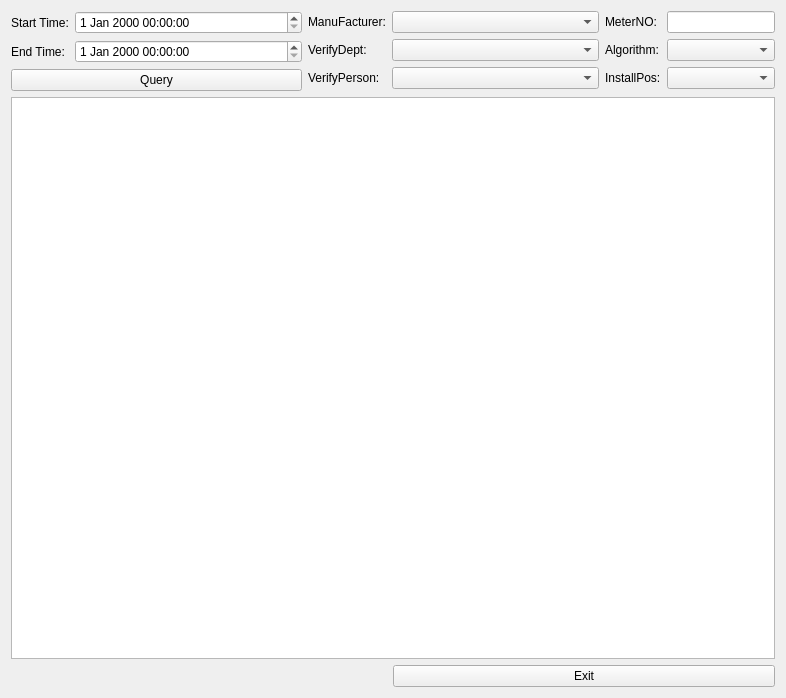
<?xml version="1.0" encoding="UTF-8"?>
<ui version="4.0">
 <class>CalcResultDlgClass</class>
 <widget class="QWidget" name="CalcResultDlgClass">
  <property name="geometry">
   <rect>
    <x>0</x>
    <y>0</y>
    <width>786</width>
    <height>698</height>
   </rect>
  </property>
  <property name="windowTitle">
   <string>Calculator Verify Result</string>
  </property>
  <layout class="QGridLayout" name="gridLayout_4">
   <item row="0" column="0">
    <layout class="QVBoxLayout" name="verticalLayout">
     <item>
      <layout class="QGridLayout" name="gridLayout">
       <item row="0" column="0">
        <widget class="QLabel" name="label">
         <property name="sizePolicy">
          <sizepolicy hsizetype="Fixed" vsizetype="Preferred">
           <horstretch>0</horstretch>
           <verstretch>0</verstretch>
          </sizepolicy>
         </property>
         <property name="text">
          <string>Start Time:</string>
         </property>
        </widget>
       </item>
       <item row="0" column="1">
        <widget class="QDateTimeEdit" name="startDateTime"/>
       </item>
       <item row="1" column="0">
        <widget class="QLabel" name="label_2">
         <property name="sizePolicy">
          <sizepolicy hsizetype="Fixed" vsizetype="Preferred">
           <horstretch>0</horstretch>
           <verstretch>0</verstretch>
          </sizepolicy>
         </property>
         <property name="text">
          <string>End Time:</string>
         </property>
        </widget>
       </item>
       <item row="1" column="1">
        <widget class="QDateTimeEdit" name="endDateTime"/>
       </item>
      </layout>
     </item>
     <item>
      <widget class="QPushButton" name="btnQuery">
       <property name="sizePolicy">
        <sizepolicy hsizetype="Preferred" vsizetype="Fixed">
         <horstretch>0</horstretch>
         <verstretch>0</verstretch>
        </sizepolicy>
       </property>
       <property name="text">
        <string>Query</string>
       </property>
      </widget>
     </item>
    </layout>
   </item>
   <item row="0" column="1">
    <layout class="QGridLayout" name="gridLayout_2">
     <item row="0" column="0">
      <widget class="QLabel" name="label_4">
       <property name="sizePolicy">
        <sizepolicy hsizetype="Fixed" vsizetype="Preferred">
         <horstretch>0</horstretch>
         <verstretch>0</verstretch>
        </sizepolicy>
       </property>
       <property name="text">
        <string>ManuFacturer:</string>
       </property>
      </widget>
     </item>
     <item row="0" column="1">
      <widget class="QComboBox" name="cmbManufactDept">
       <property name="sizePolicy">
        <sizepolicy hsizetype="Preferred" vsizetype="Fixed">
         <horstretch>0</horstretch>
         <verstretch>0</verstretch>
        </sizepolicy>
       </property>
      </widget>
     </item>
     <item row="1" column="0">
      <widget class="QLabel" name="label_5">
       <property name="sizePolicy">
        <sizepolicy hsizetype="Fixed" vsizetype="Preferred">
         <horstretch>0</horstretch>
         <verstretch>0</verstretch>
        </sizepolicy>
       </property>
       <property name="text">
        <string>VerifyDept:</string>
       </property>
      </widget>
     </item>
     <item row="1" column="1">
      <widget class="QComboBox" name="cmbVerifyDept">
       <property name="sizePolicy">
        <sizepolicy hsizetype="Preferred" vsizetype="Fixed">
         <horstretch>0</horstretch>
         <verstretch>0</verstretch>
        </sizepolicy>
       </property>
      </widget>
     </item>
     <item row="2" column="0">
      <widget class="QLabel" name="label_3">
       <property name="sizePolicy">
        <sizepolicy hsizetype="Preferred" vsizetype="Preferred">
         <horstretch>0</horstretch>
         <verstretch>0</verstretch>
        </sizepolicy>
       </property>
       <property name="text">
        <string>VerifyPerson:</string>
       </property>
      </widget>
     </item>
     <item row="2" column="1">
      <widget class="QComboBox" name="cmbVerifyPerson">
       <property name="sizePolicy">
        <sizepolicy hsizetype="Preferred" vsizetype="Fixed">
         <horstretch>0</horstretch>
         <verstretch>0</verstretch>
        </sizepolicy>
       </property>
      </widget>
     </item>
    </layout>
   </item>
   <item row="0" column="2">
    <layout class="QGridLayout" name="gridLayout_3">
     <item row="0" column="0">
      <widget class="QLabel" name="label_6">
       <property name="sizePolicy">
        <sizepolicy hsizetype="Fixed" vsizetype="Fixed">
         <horstretch>0</horstretch>
         <verstretch>0</verstretch>
        </sizepolicy>
       </property>
       <property name="text">
        <string>MeterNO:</string>
       </property>
      </widget>
     </item>
     <item row="0" column="1">
      <widget class="QLineEdit" name="lnEditMeterNO">
       <property name="sizePolicy">
        <sizepolicy hsizetype="Fixed" vsizetype="Fixed">
         <horstretch>0</horstretch>
         <verstretch>0</verstretch>
        </sizepolicy>
       </property>
      </widget>
     </item>
     <item row="1" column="0">
      <widget class="QLabel" name="label_7">
       <property name="sizePolicy">
        <sizepolicy hsizetype="Fixed" vsizetype="Preferred">
         <horstretch>0</horstretch>
         <verstretch>0</verstretch>
        </sizepolicy>
       </property>
       <property name="text">
        <string>Algorithm:</string>
       </property>
      </widget>
     </item>
     <item row="1" column="1">
      <widget class="QComboBox" name="cmbAlgorithm">
       <property name="sizePolicy">
        <sizepolicy hsizetype="Preferred" vsizetype="Fixed">
         <horstretch>0</horstretch>
         <verstretch>0</verstretch>
        </sizepolicy>
       </property>
       <property name="currentIndex">
        <number>2</number>
       </property>
       <item>
        <property name="text">
         <string>EnthalpyDiff</string>
        </property>
       </item>
       <item>
        <property name="text">
         <string>KCoe</string>
        </property>
       </item>
       <item>
        <property name="text">
         <string/>
        </property>
       </item>
      </widget>
     </item>
     <item row="2" column="0">
      <widget class="QLabel" name="label_8">
       <property name="sizePolicy">
        <sizepolicy hsizetype="Fixed" vsizetype="Preferred">
         <horstretch>0</horstretch>
         <verstretch>0</verstretch>
        </sizepolicy>
       </property>
       <property name="text">
        <string>InstallPos:</string>
       </property>
      </widget>
     </item>
     <item row="2" column="1">
      <widget class="QComboBox" name="cmbInstallPos">
       <property name="sizePolicy">
        <sizepolicy hsizetype="Preferred" vsizetype="Fixed">
         <horstretch>0</horstretch>
         <verstretch>0</verstretch>
        </sizepolicy>
       </property>
       <property name="currentIndex">
        <number>2</number>
       </property>
       <item>
        <property name="text">
         <string>In</string>
        </property>
       </item>
       <item>
        <property name="text">
         <string>Out</string>
        </property>
       </item>
       <item>
        <property name="text">
         <string/>
        </property>
       </item>
      </widget>
     </item>
    </layout>
   </item>
   <item row="1" column="0" colspan="3">
    <widget class="QTableView" name="tableView"/>
   </item>
   <item row="2" column="0" colspan="3">
    <layout class="QHBoxLayout" name="horizontalLayout_5">
     <item>
      <layout class="QHBoxLayout" name="horizontalLayout"/>
     </item>
     <item>
      <spacer name="horizontalSpacer_2">
       <property name="orientation">
        <enum>Qt::Horizontal</enum>
       </property>
       <property name="sizeHint" stdset="0">
        <size>
         <width>231</width>
         <height>20</height>
        </size>
       </property>
      </spacer>
     </item>
     <item>
      <widget class="QPushButton" name="btnExit">
       <property name="sizePolicy">
        <sizepolicy hsizetype="Expanding" vsizetype="Fixed">
         <horstretch>0</horstretch>
         <verstretch>0</verstretch>
        </sizepolicy>
       </property>
       <property name="text">
        <string>Exit</string>
       </property>
      </widget>
     </item>
    </layout>
   </item>
  </layout>
 </widget>
 <resources/>
 <connections/>
</ui>
